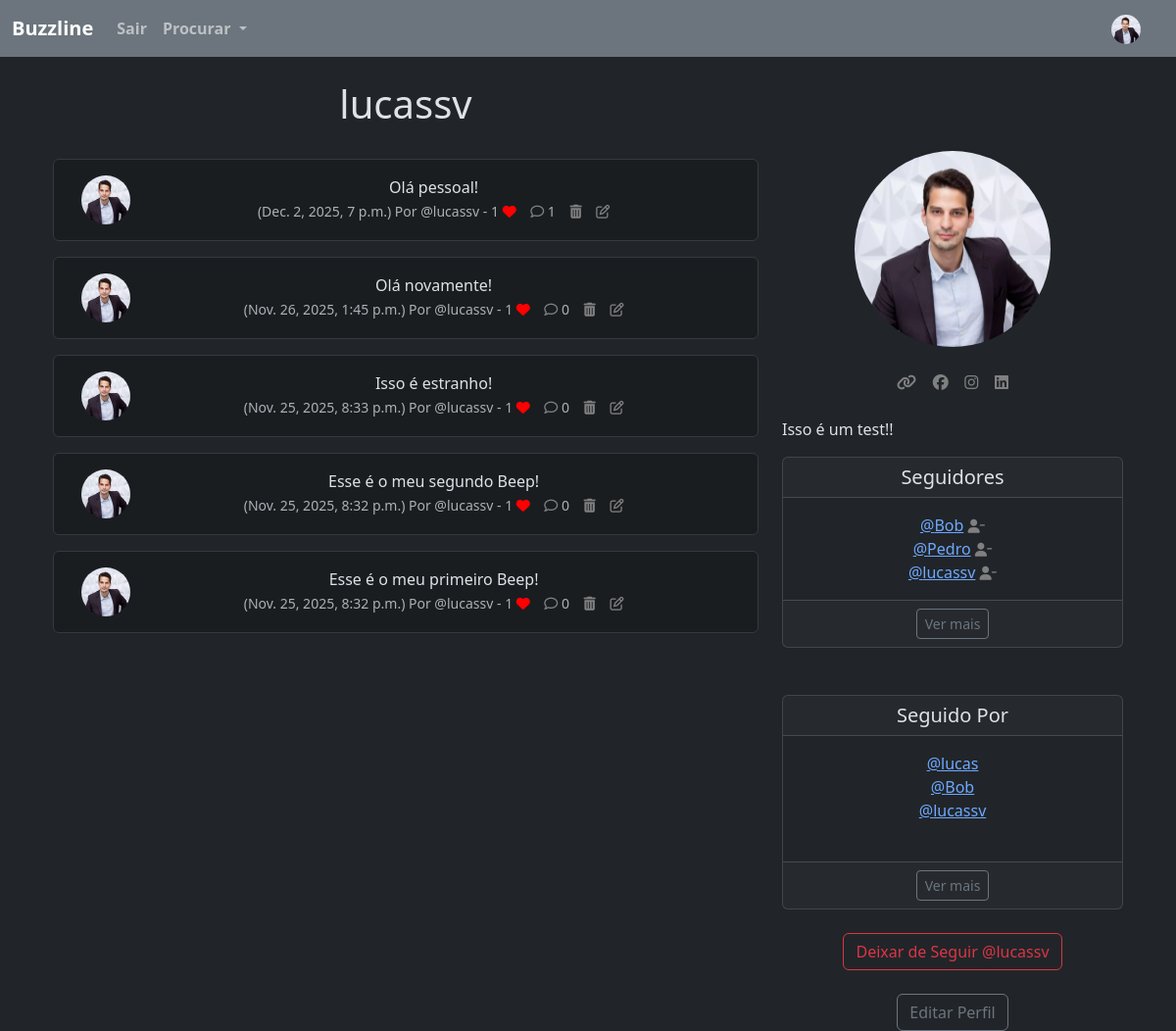
The page /profile/1 (signed in) on the database as committed earlier.
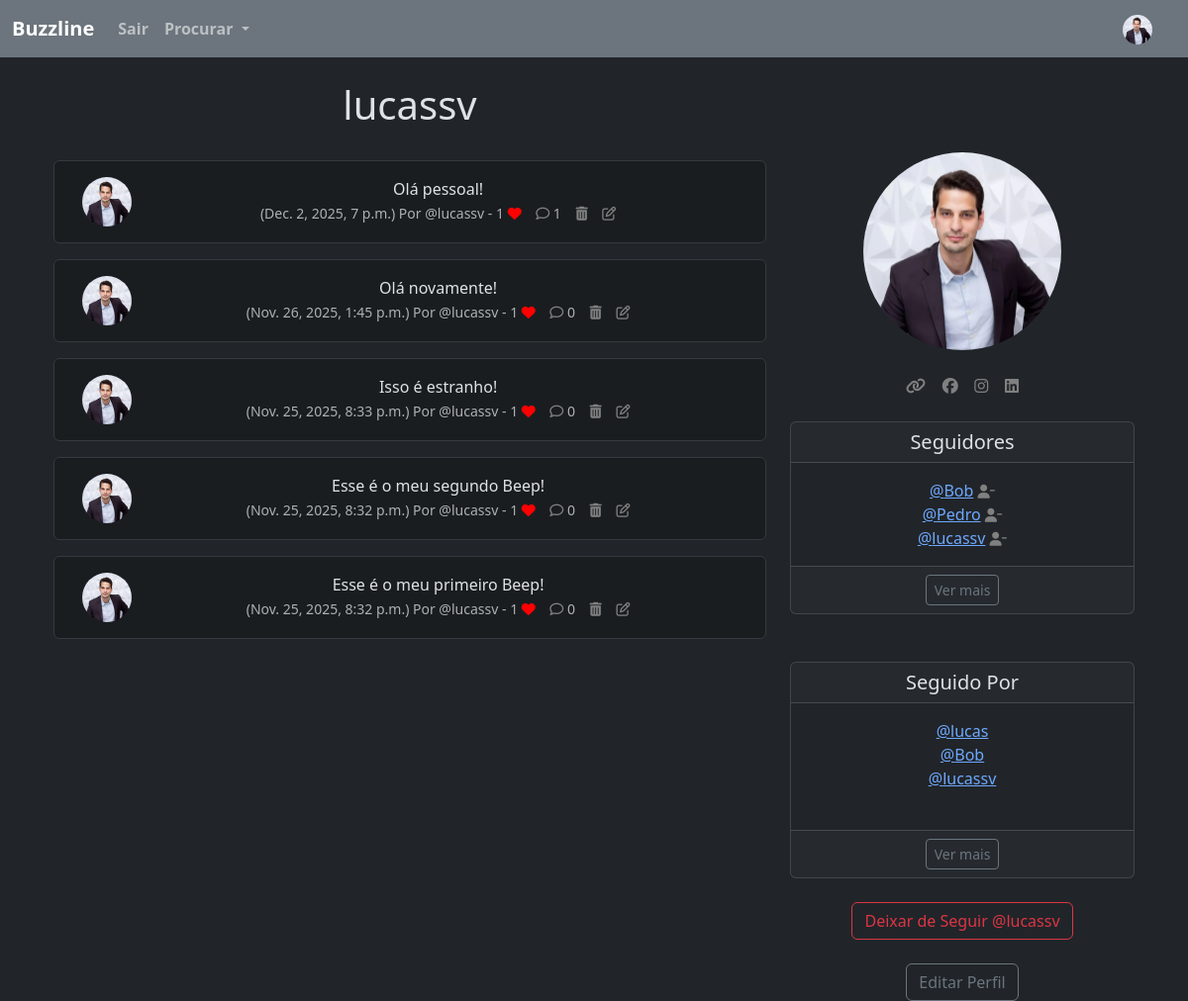
The same page on the database as committed later.
### buzzline/models.py (models this page shows)
class Profile(models.Model):
    user = models.OneToOneField(User, on_delete=models.CASCADE) # UM USUARIO TERÁ 1 PERFIL, LOGO 1 PERFIL TERÁ APENAS 1 USUARIO
    follows = models.ManyToManyField("self", # UM PERFIL PODE SEGUIR MUITOS PERFIS
        related_name="followed_by", # QUEM SEGUE ESSE PERFIL
        symmetrical=False, # A PESSOA QUE SEGUE O OUTRO NÃO PRECISA SEGUIR DE VOLTA
        blank=True #NÃO É OBRIGADO A SEGUIR ALGUEM ESSE VALOR PODE SER VAZIO
        )
    date_modified = models.DateTimeField(User, auto_now=True)
    profile_image = models.ImageField(null=True, blank=True, upload_to='images/')
    profile_bio = models.CharField(null=True, blank=True, max_length=500)
    homepage_link = models.CharField(null=True, blank=True, max_length=100)
    facebook_link = models.CharField(null=True, blank=True, max_length=100)
    instagram_link = models.CharField(null=True, blank=True, max_length=100)
    linkedin_link = models.CharField(null=True, blank=True, max_length=100)
    def __str__(self):
        return self.user.username

### buzzline/views.py (the view, shortened to what this page needs)
# urls.py: path('profile/<int:pk>', views.profile, name='profile'),
def profile(request, pk):
    if request.user.is_authenticated:
        profile = Profile.objects.get(user_id=pk)
        beeps = Beep.objects.filter(user_id=pk).order_by("-created_at")
        return render(request, "profile.html", {"profile":profile, "beeps":beeps})
    else:
        messages.success(request, ("Você precisa estar logado para ver essa página"))
        return redirect('home')

### buzzline/models.py (called while the page is built)
    def number_of_likes(self):
        return self.likes.count()

    def number_of_comments(self):
        return self.comments.count()

### buzzline/templates/profile.html (shortened to what the changed rows need)
{% extends 'base.html' %}
{% load static %}
{% block content %}
{% if profile %}
<div class="container text-center">
    <div class="row">
        <div class="col-8">
            <h1>{{ profile.user.username }}</h1>
            <br />
            {% if beeps %}
            {% for beep in beeps %}
            <div class="alert alert-dark" role="alert">
                <div class="container">
                    <div class="row">
                        <div class="col-1">
                            {% if profile.profile_image %}
                            <img src="{{ profile.profile_image.url }}" width="50" height="50" class="rounded-circle"
                                alt="{{ profile.user.username}}">
                            {% else %}
                            <img src="{% static 'images/default_profile_pic.png' %}" width="50" height="50"
                                class="rounded-circle" alt="{{ profile.user.username}}">
                            {% endif %}
                        </div>
                        <div class="col-11">
                            {{ beep.body }}<br />
                            <small class="text-muted">
                                ({{ beep.created_at}}) Por @{{ beep.user.username}}
                                - {{ beep.number_of_likes }}
                                {% if user in beep.likes.all %}
                                <a href="{% url 'beep_like' beep.id %}"><i class="fa-solid fa-heart"
                                        style="color: red;"></i></a>
                                {% else%}
                                <a href="{% url 'beep_like' beep.id %}"><i class="fa fa-heart-o"
                                        style="color: red;"></i></a>
                                {% endif %}
                                <a href="{% url 'beep_comment' beep.id %}"><i class="fa-regular fa-comment" style="color: gray;"></i></a>
                                {{ beep.number_of_comments }}
                                {% if request.user.username == profile.user.username %}
                                <a href="{% url 'delete_beep' beep.id %}">
                                    <i class="fa fa-trash" style="color: gray;"></i></a>
                                <a href="{% url 'edit_beep' beep.id %}">
                                    <i class="fa fa-edit" style="color: gray;"></i></a>
                                {% endif %}
                            </small>
                        </div><br /><br />
                    </div>
                </div>
            </div>
            {% endfor %}
            {% endif %}
        </div>
        <div class="col-4">
            <br /><br /><br />
            {% if profile.profile_image %}
            <img class="rounded-circle" width="200" height="200" src="{{ profile.profile_image.url}}">
            <br /><br />
            {% endif %}
            {% if profile.homepage_link %}
            <a href="{{ profile.homepage_link }}" target="new">
                <i class="fa-solid fa-link" style="color: grey"></i></a>
            {% endif %}
            {% if profile.facebook_link %}
            <a href="{{ profile.facebook_link }}" target="new">
                <i class="fa-brands fa-facebook" style="color: grey"></i></a>
            {% endif %}
            {% if profile.instagram_link %}
            <a href="{{ profile.instagram_link }} target=" new"">
                <i class="fa-brands fa-instagram" style="color: grey"></i></a>
            {% endif %}
            {% if profile.linkedin_link %}
            <a href="{{ profile.linkedin_link }}" target="new">
                <i class="fa-brands fa-linkedin" style="color: grey"></i>
            </a>
            {% endif %}
            <br /><br />
            {% if profile.profile_bio %}
            <p align="justify">{{profile.profile_bio}}</p>
            {% endif %}
            <div class="card">
                <h5 class="card-header">Seguidores</h5>
                <div class="card-body">
                    <p class="card-text">
                        {% for following in profile.follows.all|slice:3 %}
                        <a href="{% url 'profile' following.user.id %}"> @{{ following }}</a>
                        <a href="{% url 'unfollow' following.user.id %}">
                            <i class="fa fa-user-minus small" style="color: grey"></i></a>
                        <br />
                        {% endfor %}
                    </p>
                </div>
                <div class="card-footer">
                        <a href="{% url 'follows' profile.user.id %}"
                        class="btn btn-sm btn-outline-secondary"
                        >Ver mais</a>
                    </div>
            </div>
            <br /><br />
            <div class="card">
                <h5 class="card-header">Seguido Por</h5>
                <div class="card-body">
                    <p class="card-text">
                        {% for following in profile.followed_by.all|slice:3 %}
                        <a href="{% url 'profile' following.user.id %}"> @{{ following }}</a>
                        <br />
                        {% endfor %}
                        <br />
                    </p>
                </div>
                <div class="card-footer">
                        <a href="{% url 'followers' profile.user.id %}"
                        class="btn btn-sm btn-outline-secondary"
                        >Ver mais</a>
                    </div>
            </div>
            <br />
            <form method=POST>
                {% if profile in user.profile.follows.all %}
                <button class="btn btn-outline-danger" name="follow" value="unfollow" type="submit">Deixar de Seguir @{{ profile.user.username|lower }}</button>
                {% else %}
                <button class="btn btn-outline-success" name="follow" value="follow" type="submit">Seguir @{{ profile.user.username|lower }}</button>
                {% endif %}
            </form>
            <br />
            {% if request.user.id == profile.user.id %}
            <a href="{% url 'update_user' %}" class="btn btn-outline-secondary">Editar Perfil</a>
            {% endif %}
        </div>
    </div>
</div>
{% endif %}
{% endblock %}

Rows that differ between the two databases and show on the page:
changed Profile "lucassv": profile_bio "Isso é um test!!" → (not shown)
